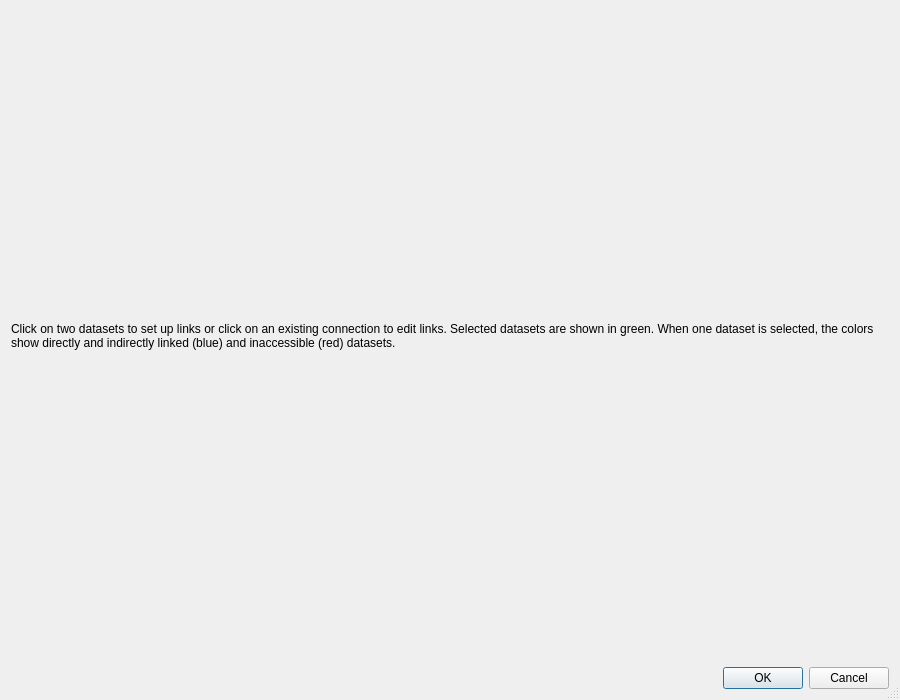
<?xml version="1.0" encoding="UTF-8"?>
<ui version="4.0">
 <class>LinkEditor</class>
 <widget class="QDialog" name="LinkEditor">
  <property name="geometry">
   <rect>
    <x>0</x>
    <y>0</y>
    <width>900</width>
    <height>700</height>
   </rect>
  </property>
  <property name="windowTitle">
   <string>Link Editor</string>
  </property>
  <property name="sizeGripEnabled">
   <bool>true</bool>
  </property>
  <layout class="QVBoxLayout" name="verticalLayout_2">
   <property name="sizeConstraint">
    <enum>QLayout::SetDefaultConstraint</enum>
   </property>
   <item>
    <widget class="QLabel" name="help_text">
     <property name="text">
      <string>Click on two datasets to set up links or click on an existing connection to edit links. Selected datasets are shown in green. When one dataset is selected, the colors show directly and indirectly linked (blue) and inaccessible (red) datasets. </string>
     </property>
     <property name="wordWrap">
      <bool>true</bool>
     </property>
    </widget>
   </item>
   <item>
    <layout class="QHBoxLayout" name="horizontalLayout">
     <item>
      <spacer name="horizontalSpacer_2">
       <property name="orientation">
        <enum>Qt::Horizontal</enum>
       </property>
       <property name="sizeHint" stdset="0">
        <size>
         <width>40</width>
         <height>20</height>
        </size>
       </property>
      </spacer>
     </item>
     <item>
      <widget class="QDialogButtonBox" name="buttonBox">
       <property name="orientation">
        <enum>Qt::Horizontal</enum>
       </property>
       <property name="standardButtons">
        <set>QDialogButtonBox::Cancel|QDialogButtonBox::Ok</set>
       </property>
       <property name="centerButtons">
        <bool>false</bool>
       </property>
      </widget>
     </item>
    </layout>
   </item>
  </layout>
 </widget>
 <resources/>
 <connections>
  <connection>
   <sender>buttonBox</sender>
   <signal>accepted()</signal>
   <receiver>LinkEditor</receiver>
   <slot>accept()</slot>
   <hints>
    <hint type="sourcelabel">
     <x>248</x>
     <y>254</y>
    </hint>
    <hint type="destinationlabel">
     <x>157</x>
     <y>274</y>
    </hint>
   </hints>
  </connection>
  <connection>
   <sender>buttonBox</sender>
   <signal>rejected()</signal>
   <receiver>LinkEditor</receiver>
   <slot>reject()</slot>
   <hints>
    <hint type="sourcelabel">
     <x>316</x>
     <y>260</y>
    </hint>
    <hint type="destinationlabel">
     <x>286</x>
     <y>274</y>
    </hint>
   </hints>
  </connection>
 </connections>
</ui>
